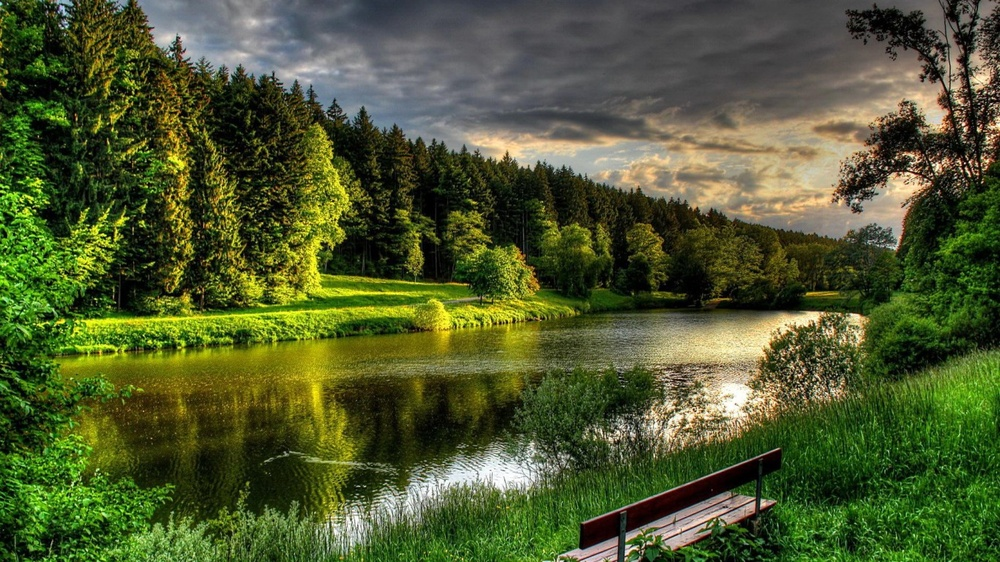
#> input picture PythonProjecct/images/manzara.jpg, 1000 x 562 px, shrunk from 1366 x 768 before the run
$ python '2-Görüntü-germe.py'
#> lines starting #> are read from the running program, lines starting #| are printed output that depends on the picture
import cv2
import numpy as np
img = cv2.imread('images/manzara.jpg', cv2.IMREAD_GRAYSCALE)
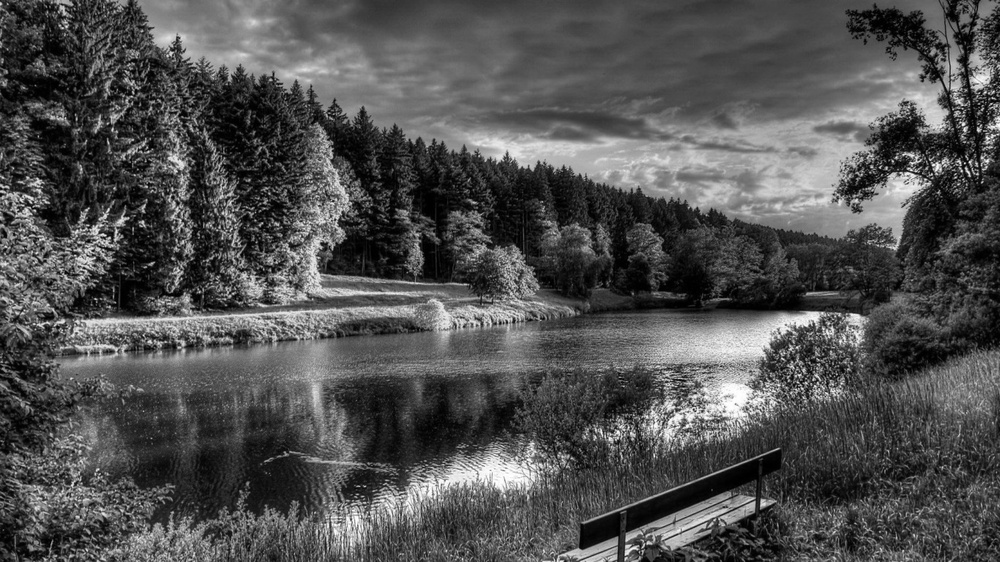
#> img: shape (562, 1000); min 0, max 255, mean 81


min_val = np.min(img)
#> min_val = 0
max_val = np.max(img)
#> max_val = 255
linear_stretched = (img - min_val) / (max_val - min_val) * 255


alpha = 1.5
beta = 0
contrast_stretched = cv2.convertScaleAbs(img, alpha=alpha, beta=beta)
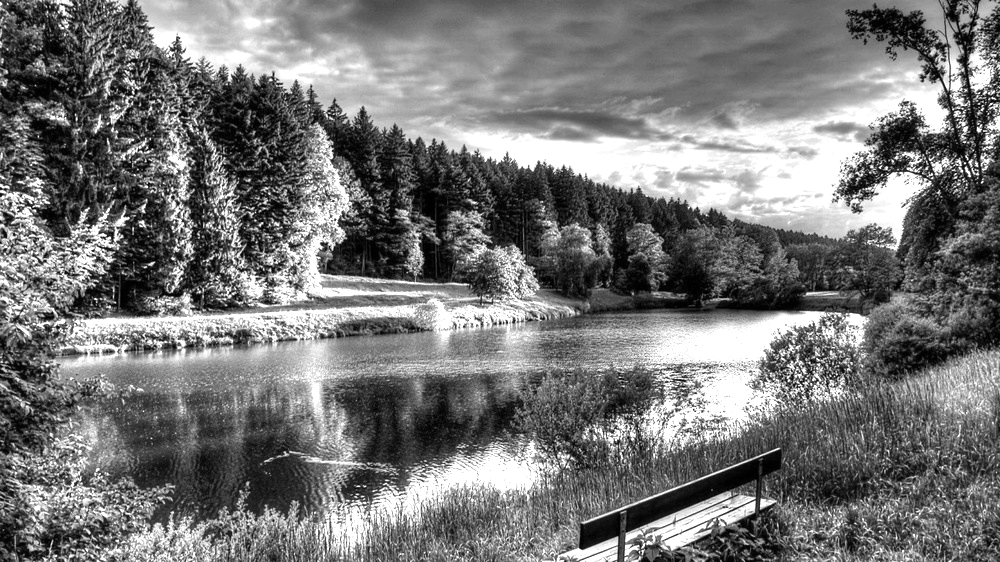
#> contrast_stretched: shape (562, 1000); min 0, max 255, mean 118.9


cv2.imshow('Orjinal Goruntu', img)
cv2.imshow('Doğrusal Germe', linear_stretched)
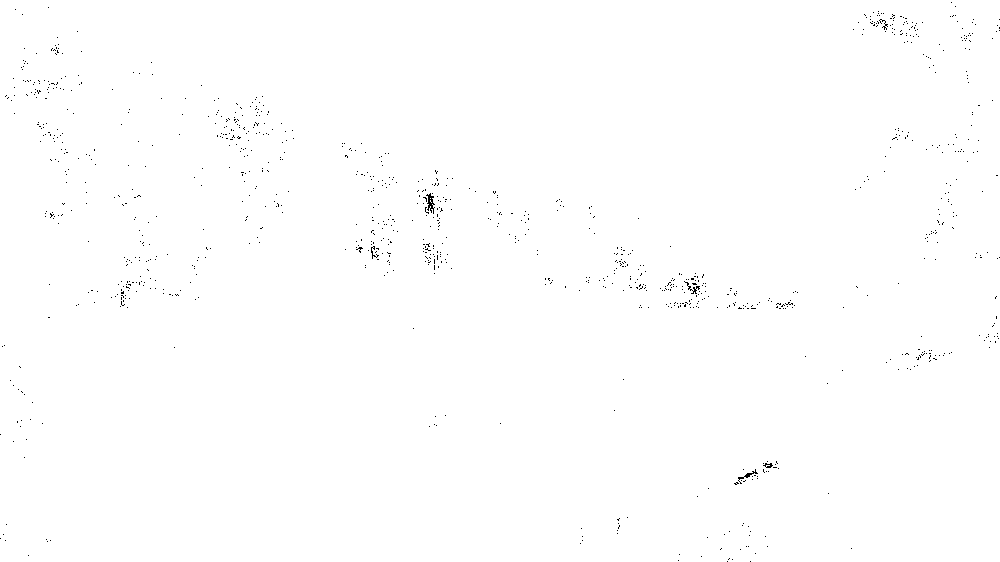
#> window 'Doğrusal Germe': shape (562, 1000); 99.7% white; black in thin lines or dots
cv2.imshow('Kontrast Germe', contrast_stretched)
cv2.waitKey(0)
cv2.destroyAllWindows()

$ run again, with PythonProjecct/images/bitplane.jpg copied over PythonProjecct/images/manzara.jpg
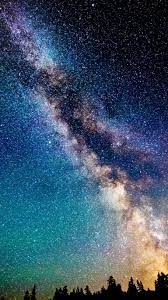
#> input picture PythonProjecct/images/bitplane.jpg, 168 x 300 px
#> `img = cv2.imread('images/manzara.jpg', cv2.IMREAD_GRAYSCALE)`:
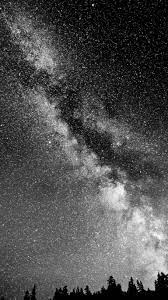
#> img: shape (300, 168); min 0, max 255, mean 79.1
#> min_val = 0
#> max_val = 255
#> `cv2.imshow('Doğrusal Germe', linear_stretched)`:
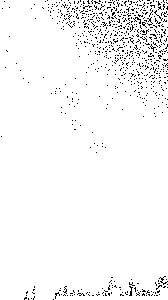
#> window 'Doğrusal Germe': shape (300, 168); 96.5% white; black in thin lines or dots

$ run again, with PythonProjecct/images/resim.jpg copied over PythonProjecct/images/manzara.jpg
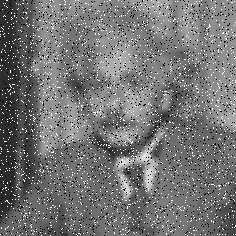
#> input picture PythonProjecct/images/resim.jpg, 236 x 236 px
#> img is the input picture: shape (236, 236); min 0, max 255, mean 115.7
#> min_val = 0
#> max_val = 255
#> `contrast_stretched = cv2.convertScaleAbs(img, alpha=alpha, beta=beta)`:
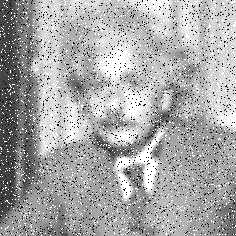
#> contrast_stretched: shape (236, 236); min 0, max 255, mean 166.7
#> `cv2.imshow('Doğrusal Germe', linear_stretched)`:
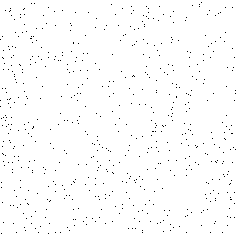
#> window 'Doğrusal Germe': shape (236, 236); 98.9% white; black in thin lines or dots
